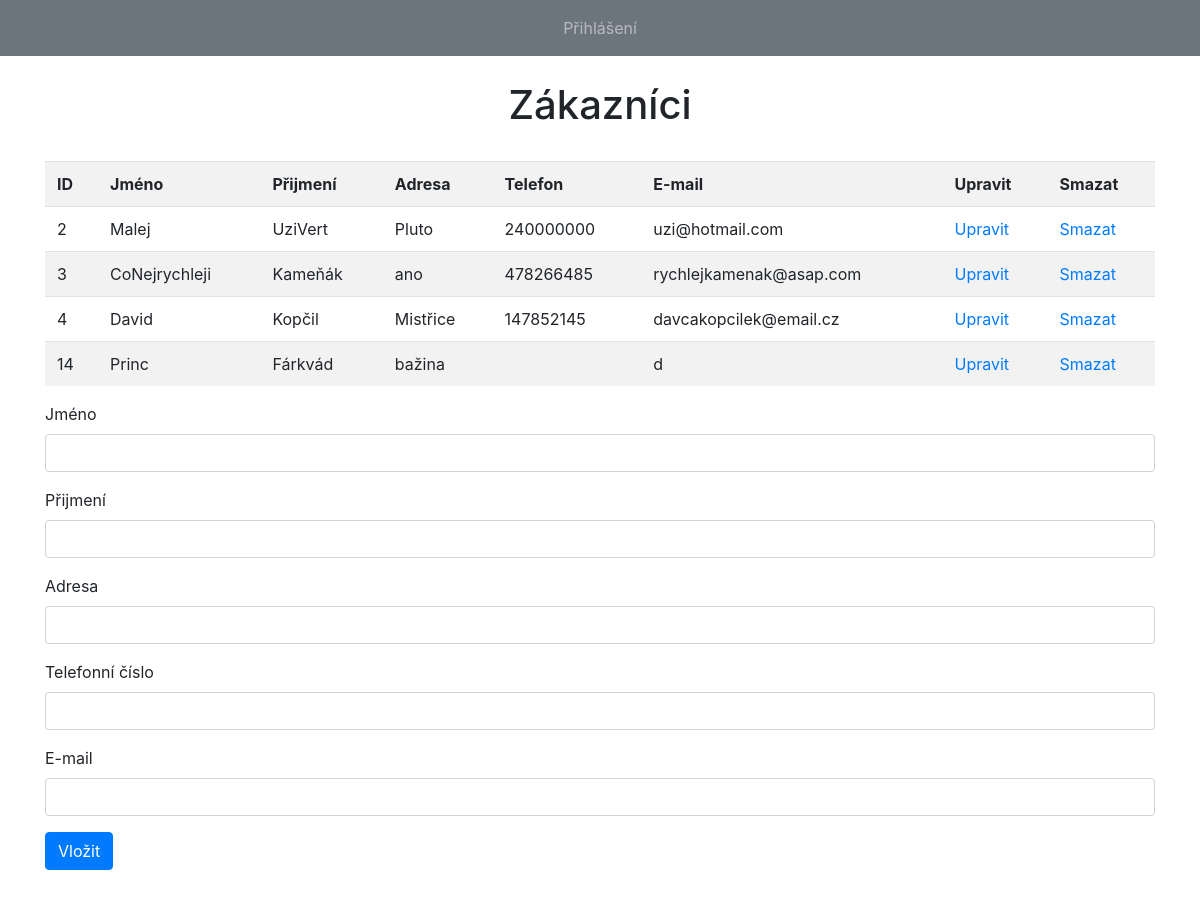
/index.php/controller/zakaznici, run on the app's committed database.
### tables this page shows
CREATE TABLE `majitele` (
  `idmajitele` int(11) NOT NULL,
  `jmeno` varchar(45) NOT NULL,
  `prijmeni` varchar(45) NOT NULL,
  `adresa` varchar(45) NOT NULL,
  `telefon` varchar(45) NOT NULL,
  `email` varchar(45) NOT NULL,
  `automobily_idautomobily` int(11) NOT NULL
);

### application/controllers/Controller.php (called while the page is built, shortened)
<?php
class Controller extends CI_Controller
{
   public function __construct() {
      $this->load->library('ion_auth');
      $this->load->model('Model');
      $this->load->view('pages/header');
      if(!$this->ion_auth->logged_in())$this->load->view('pages/menu');
      else if($this->ion_auth->logged_in() && $this->ion_auth->is_admin())$this->load->view('pages/menu_admin');
   }
     public function zakaznici()
     {
          $this->load->library('form_validation');
           $this->form_validation->set_rules("jmeno", "jmeno", 'required');
           $this->form_validation->set_rules("prijmeni", "prijmeni", 'required');
           $this->form_validation->set_rules("adresa", "adresa");
           $this->form_validation->set_rules("telefon", "telefon");
           $this->form_validation->set_rules("email", "email");
           if($this->form_validation->run())
           {
                $data = array(
                     "jmeno"     =>$this->input->post("jmeno"),
                     "prijmeni"  =>$this->input->post("prijmeni"),
                     "adresa"    =>$this->input->post("adresa"),
                     "telefon"   =>$this->input->post("telefon"),
                     "email"     =>$this->input->post("email"));
                     if($this->input->post("update"))
                     {
                          $this->Model->update_data_zakaznici($data, $this->input->post("hidden_id"));
                          redirect(base_url() . "upraveno_zakaznici");
                     }
                     if($this->input->post("insert"))
                     {
                          $this->Model->insert_data_zakaznici($data);
                          redirect(base_url() . "vlozeno_zakaznici");
                     }
                }
                else
                {
                     $data["vypis_zakaznici"] = $this->Model->vypis_zakaznici();
                     $this->load->view("pages/zakaznici", $data);
                }
          }
}

### index.php (called while the page is built, shortened)
<?php
require_once BASEPATH.'core/CodeIgniter.php';

### application/models/Model.php (called while the page is built, shortened)
<?php
class Model extends CI_model
{
    public function vypis_zakaznici()
    {
         $query = $this->db->query("SELECT * FROM majitele ORDER BY idmajitele ASC");
         return $query->result();
    }
}

### application/views/pages/zakaznici.php (the view, shortened to what this page needs)
<!doctype html>
<html lang="en">
    <body>
    <div class="container">
      <h1 class="uprostred">Zákazníci</h1><br />
      <div class="table-responsive">
           <table class="table table-striped">
                <tr>
                     <th>ID</th>
                     <th>Jméno</th>
                     <th>Přijmení</th>
                     <th>Adresa</th>
                     <th>Telefon</th>
                     <th>E-mail</th>
                     <th>Upravit</th>
                     <th>Smazat</th>
                </tr>
           <?php
                foreach($vypis_zakaznici as $row)
                {
           ?>
                <tr>
                     <td><?php echo $row->idmajitele; ?></td>
                     <td><?php echo $row->jmeno; ?></td>
                     <td><?php echo $row->prijmeni; ?></td>
                     <td><?php echo $row->adresa; ?></td>
                     <td><?php echo $row->telefon; ?></td>
                     <td><?php echo $row->email; ?></td>
                     <td><a href="<?php echo base_url(); ?>Controller/update_data_zakaznici/<?php echo $row->idmajitele; ?>">Upravit</a></td>
                     <td><a href="#" class="delete_data" id="<?php echo $row->idmajitele; ?>">Smazat</a></td>
                </tr>
           <?php
                }
           ?>
           </table>
      </div>
      <form method="post" action="<?php echo base_url()?>Controller/zakaznici">
           <?php
           if(isset($user_data))
           {
                foreach($user_data->result() as $row)
                {
           ?>
           <div class="form-group">
                <label>Jméno</label>
                <input type="text" name="jmeno" value="<?php echo $row->jmeno; ?>" class="form-control" />
                <span class="text-danger"><?php echo form_error("jmeno"); ?></span>
           </div>
           <div class="form-group">
                <label>Přijmení</label>
                <input type="text" name="prijmeni" value="<?php echo $row->prijmeni; ?>" class="form-control" />
                <span class="text-danger"><?php echo form_error("prijmeni"); ?></span>
           </div>
           <div class="form-group">
                <label>Aresa</label>
                <input type="text" name="adresa" value="<?php echo $row->adresa; ?>" class="form-control" />
                <span class="text-danger"><?php echo form_error("adresa"); ?></span>
           </div>
           <div class="form-group">
                <label>Telefonní číslo</label>
                <input type="text" name="telefon" value="<?php echo $row->telefon; ?>" class="form-control" />
                <span class="text-danger"><?php echo form_error("telefon"); ?></span>
           </div>
           <div class="form-group">
                <label>E-mail</label>
                <input type="text" name="email" value="<?php echo $row->email; ?>" class="form-control" />
                <span class="text-danger"><?php echo form_error("email"); ?></span>
           </div>
           <div class="form-group">
                <input type="hidden" name="hidden_id" value="<?php echo $row->idmajitele; ?>" />
                <input type="submit" name="update" value="Upravit" class="btn btn-primary" />
           </div>
           <?php
                }
           }
           else
           {
           ?>
           <div class="form-group">
                <label>Jméno</label>
                <input type="text" name="jmeno" class="form-control" />
           </div>
           <div class="form-group">
                <label>Přijmení</label>
                <input type="text" name="prijmeni" class="form-control" />
           </div>
           <div class="form-group">
                <label>Adresa</label>
                <input type="text" name="adresa" class="form-control" />
           </div>
           <div class="form-group">
                <label>Telefonní číslo</label>
                <input type="text" name="telefon" class="form-control" />
           </div>
           <div class="form-group">
                <label>E-mail</label>
                <input type="text" name="email" class="form-control" />
           </div>
           <div class="form-group">
                <input type="submit" name="insert" value="Vložit" class="btn btn-primary" />
           </div>
           <?php
           }
           ?>
      </form>
      <br /><br /><br />
 </div>
    </body>
</html>

### application/views/pages/zakaznici.php (style rules this page uses)
.uprostred { text-align: center; }

### data on the page
majitele: idmajitele "2", jmeno "Malej", prijmeni "UziVert", adresa "Pluto", telefon "240000000", email "uzi@hotmail.com"
majitele: idmajitele "3", jmeno "CoNejrychleji", prijmeni "Kameňák", adresa "ano", telefon "478266485", email "rychlejkamenak@asap.com"
majitele: idmajitele "4", jmeno "David", prijmeni "Kopčil", adresa "Mistřice", telefon "147852145", email "davcakopcilek@email.cz"
majitele: idmajitele "14", jmeno "Princ", prijmeni "Fárkvád", adresa "bažina", email "d"
